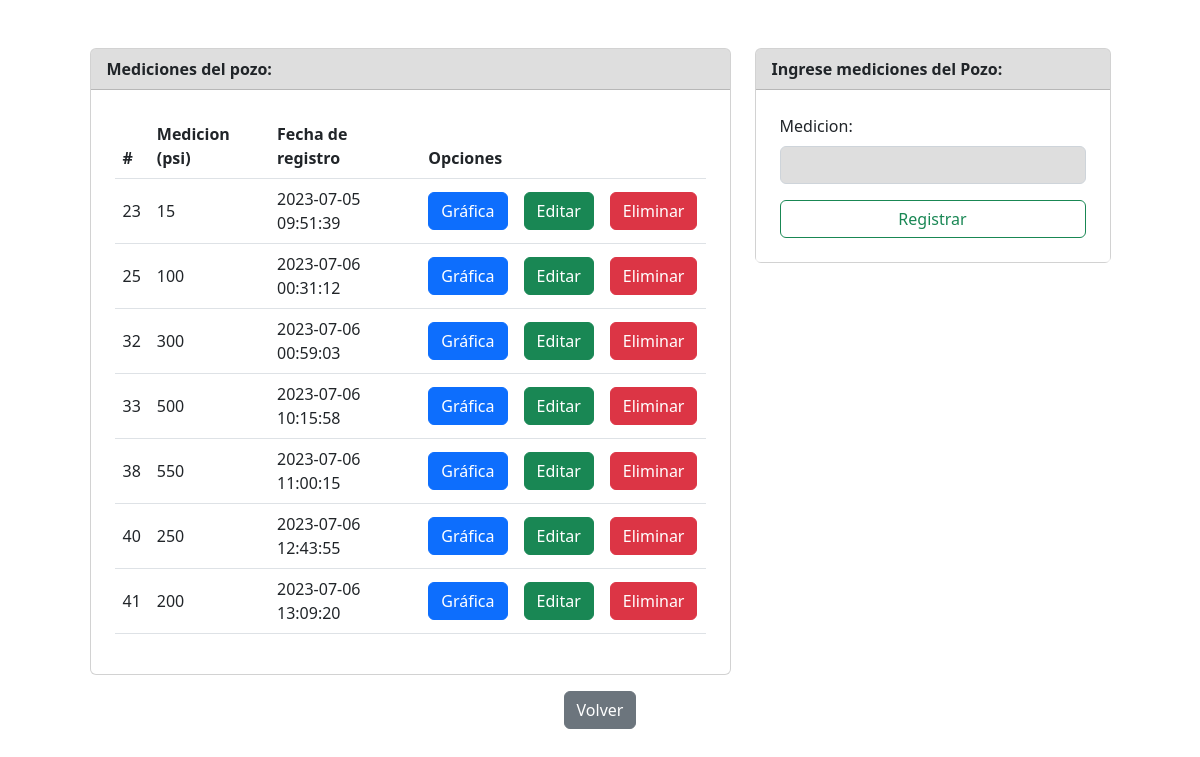
/agregar.php?id_pozo=8, run on the app's committed database.
### tables this page shows
CREATE TABLE `medicion` (
  `id_medicion` int(11) NOT NULL,
  `psi` int(100) DEFAULT NULL,
  `fecha` datetime NOT NULL DEFAULT current_timestamp(),
  `pozo_id` int(11) NOT NULL
);

### agregar.php (the view, shortened to what this page needs)
<!doctype html>
<html lang="en">
<head>
    <link href="https://cdn.jsdelivr.net/npm/bootstrap@5.2.1/dist/css/bootstrap.min.css" rel="stylesheet"
>
    <link rel="stylesheet" href="https://cdn.jsdelivr.net/npm/bootstrap-icons@1.5.0/font/bootstrap-icons.css">
    <link rel="stylesheet" href="styles/a.css">
</head>
<body>
    <?php
    include_once "conexion.php";
    $sentencia = $bd->query("select * from medicion M INNER JOIN pozo P ON P.id_pozo=M.pozo_id WHERE P.id_pozo=" . $_GET['id_pozo'] . "");
    $medicion = $sentencia->fetchAll(PDO::FETCH_OBJ);
    ?>
    <div class="container mt-5">
        <div class="row justify-content-center">
            <div class="col-md-7">
                <div class="card">
                    <div class="card-header">
                        Mediciones del pozo:
                    </div>
                    <div class="p-4">
                        <table class="table align-middle">
                            <thead>
                                <tr>
                                    <th scope="col">#</th>
                                    <th scope="col">Medicion (psi)</th>
                                    <th scope="col">Fecha de registro</th>
                                    <th scope="col" colspan="3">Opciones</th>
                                </tr>
                            </thead>
                            <tbody>
                                <?php
                                foreach ($medicion as $dato) {
                                    ?>
                                    <tr>
                                        <td scope="row">
                                            <?php echo $dato->id_medicion; ?>
                                        </td>
                                        <td>
                                            <?php echo $dato->psi; ?>
                                        </td>
                                        <td>
                                            <?php echo $dato->fecha; ?>
                                        </td>
                                        <td>
                                            <a class="text-primary"
                                                href="grafica.php?id_medicion=<?php echo $dato->id_medicion; ?>&id_pozo=<?php echo $_GET['id_pozo'] ?>&date=<?php echo $dato->fecha ?>">
                                                <button type="button" class="btn btn-primary">Gráfica</button>
                                            </a>
                                        </td>
                                        <td>
                                            <a class="text-success"
                                                href="editarMedicion.php?id_medicion=<?php echo $dato->id_medicion; ?>&id_pozo=<?php echo $_GET['id_pozo'] ?>">
                                                <button type="button" class="btn btn-success">Editar</button>
                                            </a>
                                        </td>
                                        <td>
                                            <a onclick="return confirm('Estas seguro de eliminar?');" class="text-danger"
                                                href="eliminarMedicion.php?id_medicion=<?php echo $dato->id_medicion; ?><?php echo '&id_pozo=' . $_GET['id_pozo'] ?>">
                                                <button type="button" class="btn btn-danger">Eliminar</button>
                                            </a>
                                        </td>
                                    </tr>
                                    <?php
                                }
                                ?>
                            </tbody>
                        </table>
                    </div>
                </div>
            </div>
            <div class="col-md-4">
                <div class="card">
                    <div class="card-header">
                        Ingrese mediciones del Pozo:
                    </div>
                    <form
                        action="registrarMedicion.php<?php echo (array_key_exists("id_pozo", $_GET) ? "?pozo_id=" . $_GET['id_pozo'] : ""); ?>"
                        class="p-4" method="POST">
                        <div class="mb-3">
                            <label class="form-label">Medicion:</label>
                            <input type="number" name="medicion" class="form-control" autofocus require>
                        </div>
                        <div class="d-grid">
                            <input type="submit" class="btn btn-outline-success" value="Registrar">
                        </div>
                    </form>
                </div>
            </div>
        </div>
    </div>
    <footer class="contairner">
        <div class="row-2">
            <div class="col-md text-light text-center py-3">
                <button class="btn btn-secondary" type="submit" onClick="document.location.href='index.php'">
                    Volver
                </button>
            </div>
        </div>
    </footer>
</body>
</html>

### styles/a.css (style rules this page uses)
body { background-image: url(../assets/trabajador.jpg); background-size: cover; background-repeat: no-repeat; background-attachment: fixed; background-position: center; }
.card { background: rgba(255,255,255,0.64); }
.card-header { background: rgba(0,0,0,0.13); font-weight: 800; }
tbody,thead,form { background: rgba(255,255,255,0.64); }
.form-control { background: rgba(0,0,0,0.13); }

### data on the page
medicion: id_medicion "23", psi "15", fecha "2023-07-05 09:51:39"
medicion: id_medicion "25", psi "100", fecha "2023-07-06 00:31:12"
medicion: id_medicion "32", psi "300", fecha "2023-07-06 00:59:03"
medicion: id_medicion "33", psi "500", fecha "2023-07-06 10:15:58"
medicion: id_medicion "38", psi "550", fecha "2023-07-06 11:00:15"
medicion: id_medicion "40", psi "250", fecha "2023-07-06 12:43:55"
medicion: id_medicion "41", psi "200", fecha "2023-07-06 13:09:20"
